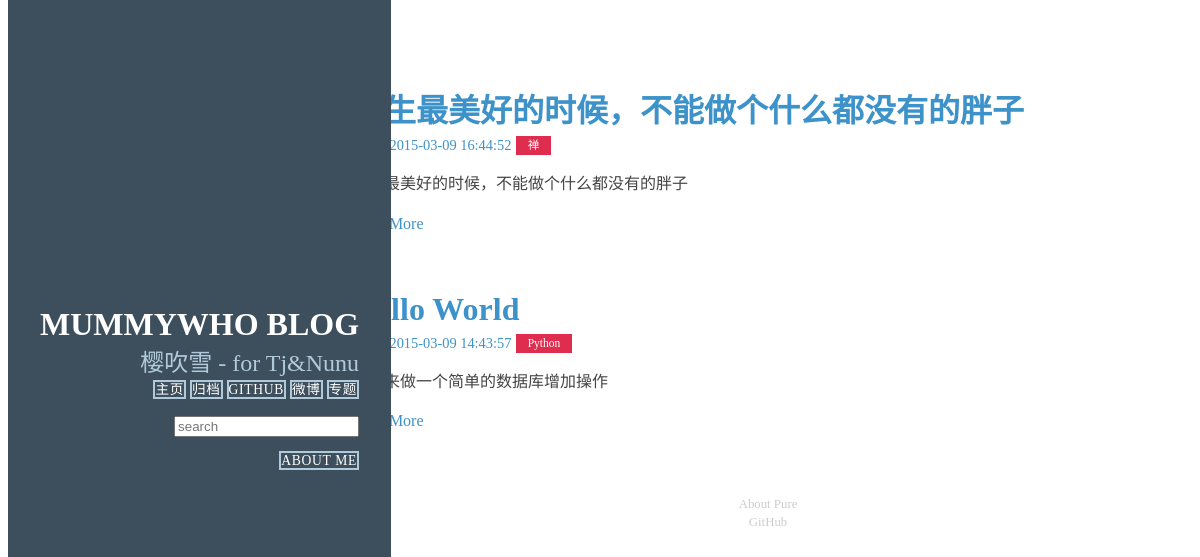
The app's page /, older data.
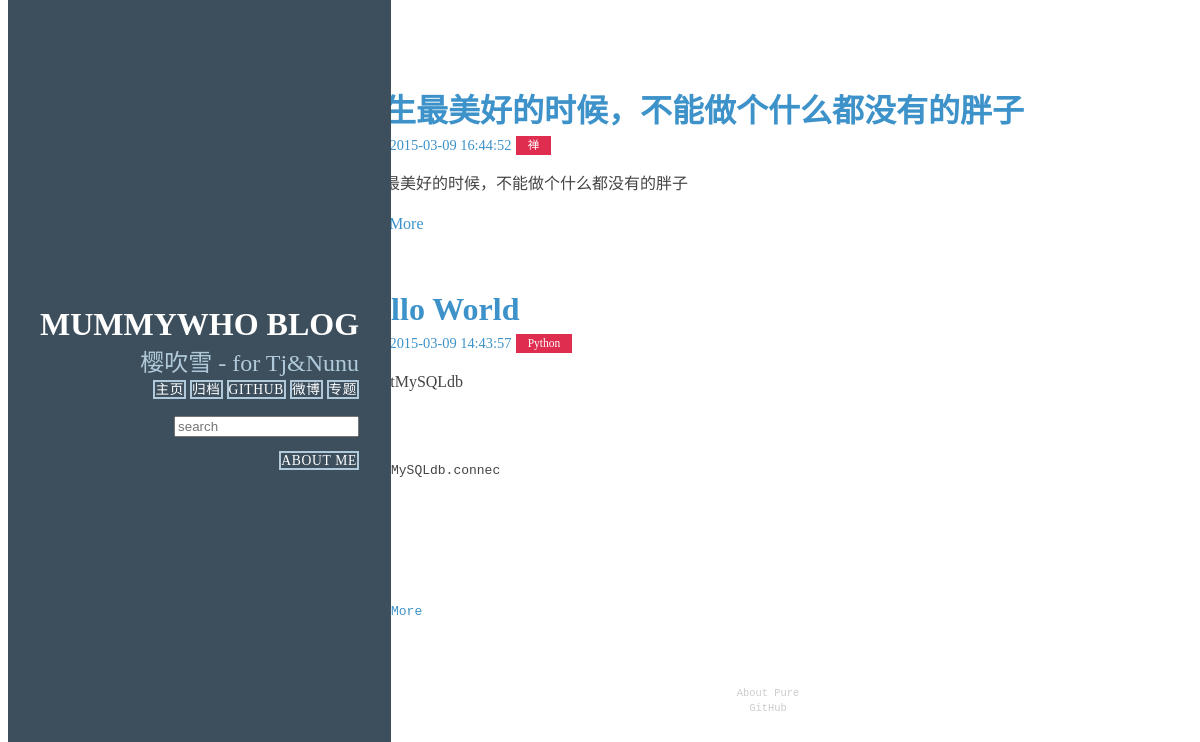
The same page, newer data.
### article/models.py (models this page shows, shortened)
class Article(models.Model) :
    title = models.CharField(max_length = 100)  #博客题目
    category = models.CharField(max_length = 50, blank = True)  #博客标签
    date_time = models.DateTimeField(auto_now_add = True)  #博客日期
    content = models.TextField(blank = True, null = True)  #博客文章正文
    class Meta:  #按时间下降排序
        ordering = ['-date_time']

### article/views.py (the view)
# urls.py: url(r'^$', 'article.views.home'),
def home(request):
    post_list = Article.objects.all()  #获取全部的Article对象
    return render(request, 'home.html', {'post_list' : post_list})

### article/templatetags/custom_markdown.py (called while the page is built)
@register.filter(is_safe=True)  #注册template filter
@stringfilter  #希望字符串作为参数
def custom_markdown(value):
    return mark_safe(markdown.markdown(value,
        extensions = ['markdown.extensions.fenced_code', 'markdown.extensions.codehilite'],
                                       safe_mode=True,
                                       enable_attributes=False))

### templates/home.html
﻿{% extends "base.html" %}
{% load custom_markdown %}
{% block content %}
<div class="posts">
    {% for post in post_list %}
        <section class="post">
            <header class="post-header">
                <h2 class="post-title"><a href="{% url 'detail' id=post.id %}">{{ post.title }}</a></h2>
                    <p class="post-meta">
                        Time:  <a class="post-author" href="#">{{ post.date_time |date:"Y-m-d H:i:s"}}</a> <a class="post-category post-category-js" href="{% url 'search_tag' tag=post.category %}">{{ post.category|title }}</a>
                    </p>
            </header>
                <div class="post-description">
                    <p>
                        {{ post.content|custom_markdown|slice:"100" }}
                    </p>
                </div>
                <a class="pure-button pure-button-primary" href="{% url 'detail' id=post.id %}">Read More  </a>
        </section>
    {% endfor %}
</div>
{% endblock %}

Row changes from the older to the newer data that the page shows:
changed Article "Hello World": content|custom_markdown "我们来做一个简单的数据库增加操作" → "importMySQLdb conn=MySQLdb.connec"
